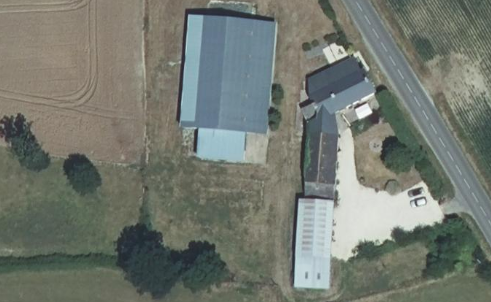
#> input picture MetaData/1.Real_Image/Photos/Photo7Files/7.png, 491 x 302 px
$ python main.py
#> lines starting #> are read from the running program, lines starting #| are printed output that depends on the picture; after the words box and inside, x2 and y2 are one past the last pixel; in counts of white or black regions, pixels touching at a corner belong together
#> further down, image is the input picture: shape (302, 491, 3); mean B, G, R 112, 120.8, 115.5
import cv2
import imutils
from scipy.spatial import distance as dist
from collections import OrderedDict
import numpy as np

class ColorLabeler:
    def __init__(self):
        # initialize the colors dictionary, containing the color
        # name as the key and the RGB tuple as the value
        colors = OrderedDict({
            "red": (255, 0, 0),
            "green": (0, 255, 0),
            "blue": (0, 0, 255)})
        # allocate memory for the L*a*b* image, then initialize
        # the color names list
        self.lab = np.zeros((len(colors), 1, 3), dtype="uint8")
        self.colorNames = []
        # loop over the colors dictionary
        for (i, (name, rgb)) in enumerate(colors.items()):
            # update the L*a*b* array and the color names list
            self.lab[i] = rgb
            self.colorNames.append(name)
        # convert the L*a*b* array from the RGB color space
        # to L*a*b*
        self.lab = cv2.cvtColor(self.lab, cv2.COLOR_RGB2LAB)

    # [20 lines left out: function label, not called in this run]


class ShapeDetector:
	def __init__(self):
		pass
	def detect(self, c, espilon):
		# initialize the shape name and approximate the contour
		shape = "unidentified"
		peri = cv2.arcLength(c, True)
		approx = cv2.approxPolyDP(c, espilon * peri, True)
				# if the shape is a triangle, it will have 3 vertices
		if len(approx) == 3:
			shape = "triangle"
		# if the shape has 4 vertices, it is either a square or
		# a rectangle
		elif len(approx) == 4:
			# compute the bounding box of the contour and use the
			# bounding box to compute the aspect ratio
			(x, y, w, h) = cv2.boundingRect(approx)
			ar = w / float(h)
			# a square will have an aspect ratio that is approximately
			# equal to one, otherwise, the shape is a rectangle
			shape = "square" if ar >= 0.95 and ar <= 1.05 else "rectangle"
		# if the shape is a pentagon, it will have 5 vertices
		elif len(approx) == 5:
			shape = "pentagon"
		elif len(approx) == 6:
			shape = "hexagon"
		elif len(approx) == 7:
			shape = "heptagon"
		# otherwise, we assume the shape is a circle
		else:
			shape = "circle"
		# return the name of the shape
		return shape,approx


def stackImages(scale,imgArray):
    rows = len(imgArray)
    cols = len(imgArray[0])
    rowsAvailable = isinstance(imgArray[0], list)
    width = imgArray[0][0].shape[1]
    height = imgArray[0][0].shape[0]
    if rowsAvailable:
        for x in range ( 0, rows):
            for y in range(0, cols):
                if imgArray[x][y].shape[:2] == imgArray[0][0].shape [:2]:
                    imgArray[x][y] = cv2.resize(imgArray[x][y], (0, 0), None, scale, scale)
                else:
                    imgArray[x][y] = cv2.resize(imgArray[x][y], (imgArray[0][0].shape[1], imgArray[0][0].shape[0]), None, scale,scale)
                if len(imgArray[x][y].shape) == 2: imgArray[x][y] = cv2.cvtColor(imgArray[x][y], cv2.COLOR_GRAY2BGR)
        imageBlank = np.zeros((height, width, 3), np.uint8)
        hor = [imageBlank]*rows
        hor_con = [imageBlank]*rows
        for x in range(0, rows):
            hor[x] = np.hstack(imgArray[x])
        ver = np.vstack(hor)
    else:
        for x in range(0, rows):
            if imgArray[x].shape[:2] == imgArray[0].shape[:2]:
                imgArray[x] = cv2.resize(imgArray[x], (0, 0), None, scale, scale)
            else:
                imgArray[x] = cv2.resize(imgArray[x], (imgArray[0].shape[1], imgArray[0].shape[0]), None, scale, scale)
            if len(imgArray[x].shape) == 2: imgArray[x] = cv2.cvtColor(imgArray[x], cv2.COLOR_GRAY2BGR)
        hor = np.hstack(imgArray)
        ver = hor
    return ver

def nothing(x) :
    pass

def imageCenter(image) :
    (h,w) = image.shape[:2]
    cv2.circle(image, (w//2, h//2), 7, (255, 0, 0), -1) #where w//2, h//2 are the required frame/image centeroid's XYcoordinates.

def pixel_color(img,x,y) :
    imgBGR = cv2.imread(img)
    imgHSV = cv2.cvtColor(imgBGR,cv2.COLOR_BGR2HSV)
    #in order B G R
    #img[row,column], row means y, column means x
    # b,g,r = imgBGR[int(y),int(x)]


    # print(r,g,b)
    h,s,v = imgHSV[int(y),int(x)]
    # print(h,s,v)

    low_white = np.array([0, 0, 200], np.uint8)     # [H, S, V]
    high_white = np.array([180, 30, 255], np.uint8)

    #red
    redLower = np.array([136,87,111], np.uint8)
    redUpper = np.array([180,255,255], np.uint8)


    #green
    greenLower = np.array([25,52,51], np.uint8)
    greenUpper = np.array([90,255,255], np.uint8)

    #blue
    blueLower = np.array([94,80,2], np.uint8)
    blueUpper = np.array([120,255,255], np.uint8)

    #yellow
    yellowLower = np.array([23,59,119], np.uint8)
    yellowUpper = np.array([54,255,255], np.uint8)

    #orange
    orangeLower = np.array([0,50,80], np.uint8)
    orangeUpper = np.array([20,255,255], np.uint8)

    #purple
    purpleLower = np.array([130,80,80], np.uint8)
    purpleUpper = np.array([150,255,255], np.uint8)

    whiteCheck = all([h,s,v] >= low_white) and all([h,s,v] <= high_white)
    redCheck = all([h,s,v] >= redLower) and all([h,s,v] <= redUpper)
    greenCheck = all([h,s,v] >= greenLower) and all([h,s,v] <= greenUpper)
    blueCheck = all([h,s,v] >= blueLower) and all([h,s,v] <= blueUpper)
    yellowCheck = all([h,s,v] >= yellowLower) and all([h,s,v] <= yellowUpper)
    orangeCheck = all([h,s,v] >= orangeLower) and all([h,s,v] <= orangeUpper)
    purpleCheck = all([h,s,v] >= purpleLower) and all([h,s,v] <= purpleUpper)

    if whiteCheck == 1:
        return "White"
    elif redCheck == 1:
        return "Red"
    elif greenCheck == 1:
        return "Green"
    elif blueCheck == 1:
        return "Blue"
    elif yellowCheck == 1:
         return "Yellow"
    elif orangeCheck == 1:
         return "Orange"
    elif purpleCheck == 1:
         return "Purple"
    else :
        return "No color"

def adjustBrightness(img, factor = 1.2):
#> called with factor = 1.2
    imgHsv = cv2.cvtColor(img,cv2.COLOR_BGR2HSV)
#> imgHsv: shape (302, 491, 3); mean H, S, V 52, 38, 124.3
    h,s,v = cv2.split(imgHsv)
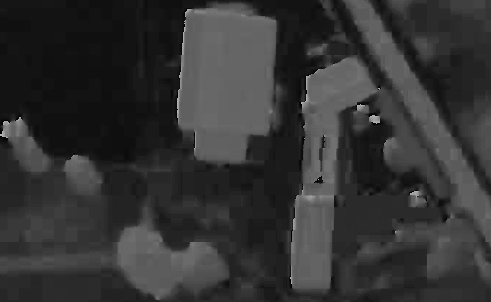
#> h: shape (302, 491); min 0, max 178, mean 52
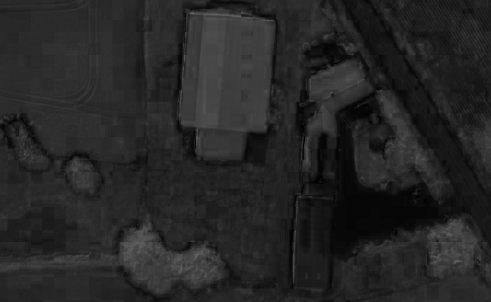
#> s: shape (302, 491); min 0, max 104, mean 38
    v = np.clip(v*factor, a_min = 0, a_max = 255).astype(np.uint8)
    imgHsv = cv2.merge([h,s,v])
#> imgHsv: shape (302, 491, 3); mean H, S, V 52, 38, 148.3
    return cv2.cvtColor(imgHsv,cv2.COLOR_HSV2BGR)

def ObjectLabeler(shape, color):
    if (color == "Green") and (shape == "circle"):
        return "Tree"
    elif (shape == "square") or (shape == "rectangle") or (shape == "pentagon") or ((shape == "hexagon")):
        return "House"
    else :
        return "Undefined Object"

    return "Undefined Object"


# [102 lines left out: function reduce_shadow, not called in this run]


#from the coodination potision of object, we calculate the angle between
#2 vectors, first vector is drone towards east,
#second vector is drone toward object as trigonomectric circle.
def PositionDetector(x,y):
    if x == 0 :
        #north
        if y > 0 :
            tanA = 99999
        #south
        elif y < 0 :
            tanA = -99999
        #center of photo
        else :
            tanA = 100000
    else :
        tanA = float(y/x)
    return tanA

def LightBalance(image) :
     image = cv2.equalizeHist(image)
     return image

def WriteName2File(fileName) :
    file.writelines("(scene " + fileName)
    file.write("\n")

def WriteNumbObjectInTotal(objectNumb) :
    file.write("\n")
    file.write("  (object's-number {})\n".format(objectNumb))
    #write end file
    file.write(")")

def WriteObj2File(objectType, color, shape, perimeter,rX,rY):
    file.write("\n")
    file.writelines("  (" + objectType + "\n")
    file.writelines("    (color " + "{})\n".format(color))
    file.write("    ({}\n".format(shape))
    file.write("      (perimeter {})\n".format(perimeter))
    file.write("      (coordinate ({},{}))\n".format(rX,rY))
    file.write("    )\n")
    file.write("  )\n")

# With photos who includes complex backgr, but color difference between backgr and object is clear.
# We can use this func to remove back-gr.
# Not effective with tooo bright or too dark photos
# [35 lines left out: function backgr_removal, not called in this run]

fileName = "7.png"
NumberOfObj = 0

image = cv2.imread(fileName)

imageOrigin = image.copy()

# image = reduce_shadow(image)
#open a file to write results
file = open("Real_data.sxp","w")
WriteName2File(fileName)

#adjust brightness
image = adjustBrightness(image)

#get two first value of img.shape array
(h,w) = image.shape[:2]
#> h = 302; w = 491


imgContour = image.copy()


#first parameter of this filter is spatial window radius
#If sp is small, only nearby pixels affect the result —
#   so smoothing is localized.
#If sp is large, even pixels farther away
#   (but with similar color) can be grouped —
#       leading to larger smoothed regions.
# Large sp parameter creates heavy calculation, slow calculation
#   ,so the computer could take a lot of time to calculate it.
#       Even the program crashes.


BackGrRmv_Or_ShiftFil = 0
if (BackGrRmv_Or_ShiftFil == 0) :
    filtered = cv2.pyrMeanShiftFiltering(image, 30, 45)
else :
    filtered = backgr_removal(image)

# applying different thresholding : START
# techniques on the input image
gray = cv2.cvtColor(filtered, cv2.COLOR_BGR2GRAY)

#Historical equalization
gray = LightBalance(gray)
#> in LightBalance, `image = cv2.equalizeHist(image)`:
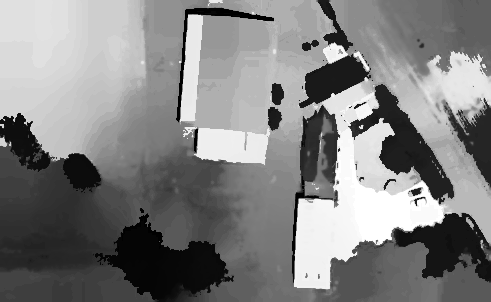
#> image: shape (302, 491); min 0, max 255, mean 129.3
# applying different thresholding : END

#canny edge detection
edges1 = cv2.Canny(image=filtered,threshold1 = 26,threshold2 = 192)
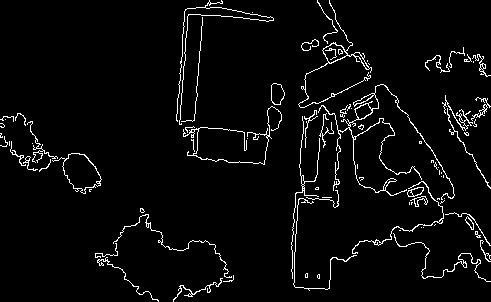
#> edges1: shape (302, 491); 3.9% white in thin lines or dots

#closing image :: END
#create variable for kernel trackbar

kernel = np.ones((3,3), np.uint8)
closing = cv2.morphologyEx(edges1, cv2.MORPH_CLOSE, kernel, iterations = 1)
#> closing: shape (302, 491); 5.6% white; 12 white regions (3 under 20 px)


# find contours in the thresholded image
cnts,hierarchy = cv2.findContours(closing, cv2.RETR_EXTERNAL,
    cv2.CHAIN_APPROX_SIMPLE)
#> cnts = 9 contours; largest, box (x1, y1, x2, y2) and area: (291, 84, 491, 291) 20328, (183, 83, 285, 165) 2833, (176, 0, 274, 125) 2504, (298, 0, 372, 108) 2444, (0, 113, 102, 194) 1676

# initialize the shape detector and color labeler
sd = ShapeDetector()
cl = ColorLabeler()

# loop over the contours
for c in cnts:

    #calculate contour area for removing small contour(noise)
    area = cv2.contourArea(c)
#> area = 370
    areaMin = 258

    areaMax = 5431

    Espilonx10000 = 100
    espilon = Espilonx10000/10000

    #put contour detection in a specific condition
    if (area > areaMin and area < areaMax): # and area < areaMax :
        # compute the center of the contour
        M = cv2.moments(c)
#> M = moments, m00 370, centre m10/m00, m01/m00 = (155.9, 262)
        cX = int((M["m10"] / M["m00"]) )
#> cX = 155
        cY = int((M["m01"] / M["m00"]) )
#> cY = 261

        #Real position compare to drone
        rX = cX - w/2
#> rX = -90.5
        rY = h/2 - cY
#> rY = -110

        # detect the shape of the contour and label the color
        (shape,approx) = sd.detect(c,espilon)
#> in detect, `peri = cv2.arcLength(c, True)`: peri = 899.6
#> in detect, `approx = cv2.approxPolyDP(c, espilon * peri, True)`: approx = contour of 17 points, box (x1, y1, x2, y2) (95, 208, 234, 302), area 464
#> shape = 'circle'

        color = pixel_color(fileName,cX,cY)
#> in pixel_color, `h,s,v = imgHSV[int(y),int(x)]`: h = 90; s = 65; v = 63
#> in pixel_color, `whiteCheck = all([h,s,v] >= low_white) and all([h,s,v] <= high_white)`: whiteCheck = False
#> in pixel_color, `greenCheck = all([h,s,v] >= greenLower) and all([h,s,v] <= greenUpper)`: greenCheck = True
#> in pixel_color, `blueCheck = all([h,s,v] >= blueLower) and all([h,s,v] <= blueUpper)`: blueCheck = False
#> color = 'Green'

        #object labeler
        object = ObjectLabeler(shape,color)
#> object = 'Tree'

        # multiply the contour (x, y)-coordinates by the resize ratio,
        # then draw the contours and the name of the shape and labeled
        # color on the image
        c = c.astype("float")
#> c = 402 rows, first 8: [140, 208], [140, 211], [142, 213], [142, 215], [141, 216], [140, 216], [139, 217], [139, 221]
        c = c.astype("int")
        text = "{} {}".format(color, shape)
#> text = 'Green circle'
        cv2.drawContours(imgContour, [approx], -1, (0, 255, 0), 2)

        cv2.putText(imgContour, text, (cX, cY),
            cv2.FONT_HERSHEY_PLAIN, 1, (255, 255, 0), 2)

        #Print the new coordination offset with center of image.
        cv2.putText(imgContour,"({},{})".format(rX,rY),(cX, cY+20),
            cv2.FONT_HERSHEY_PLAIN, 1, (255, 255, 0), 2)

        cv2.putText(imgContour, object, (cX, cY+40),
            cv2.FONT_HERSHEY_PLAIN, 1, (255, 255, 0), 2)
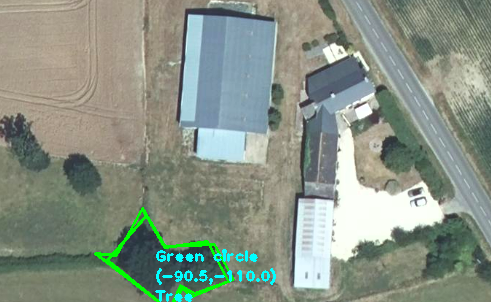
#> imgContour: shape (302, 491, 3); mean B, G, R 133.8, 146.8, 135.9

        cv2.putText(imgContour, " tanA={:.2f}".format(PositionDetector(rX,rY)), (cX, cY+60),
            cv2.FONT_HERSHEY_PLAIN, 1, (255, 255, 0), 2)
#> in PositionDetector, `tanA = float(y/x)`: tanA = 1.22

        #write results to file
        WriteObj2File(objectType=object,color=color,shape=shape,perimeter=area,rX=rX,rY=rY)
        NumberOfObj = NumberOfObj + 1

WriteNumbObjectInTotal(NumberOfObj)


# show the output image

imgStack = stackImages(1,([imageOrigin,gray,filtered],[edges1,closing,imgContour]))
#> in stackImages, `ver = np.vstack(hor)`:
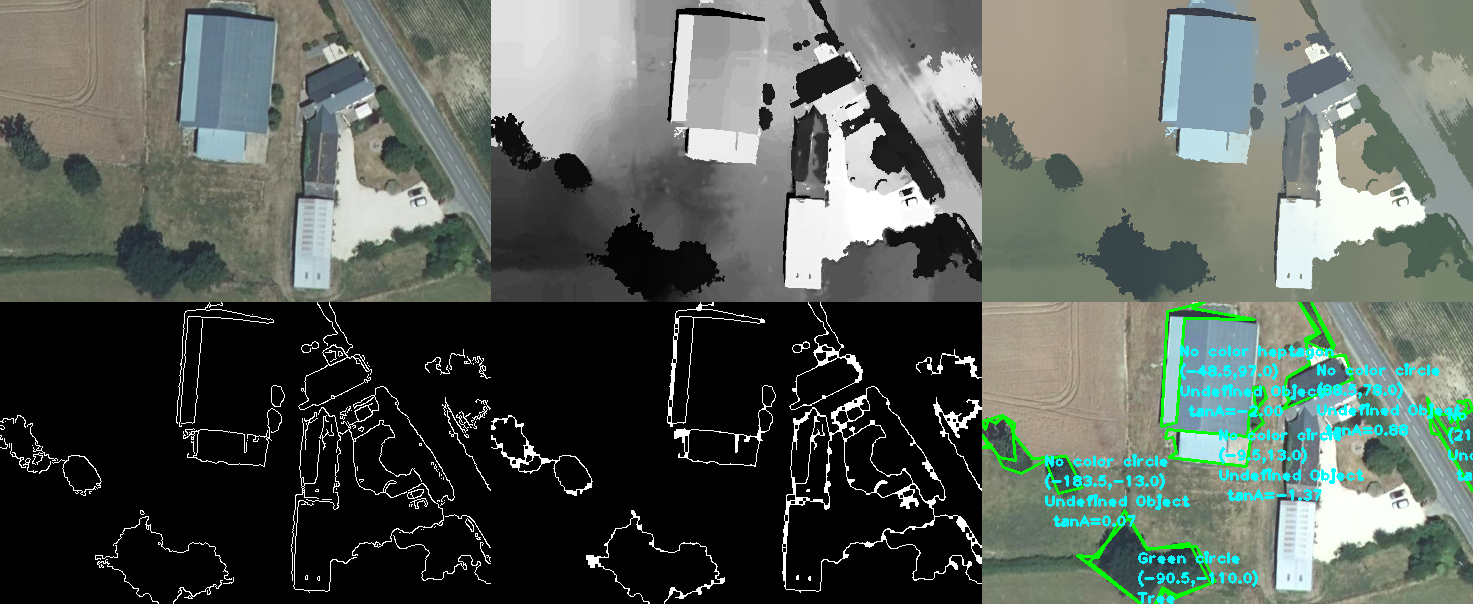
#> ver: shape (604, 1473, 3); mean of channels 0, 1, 2 89.6, 96.1, 88.3; drawn as B, G, R

cv2.imshow("ImageStack", imgStack)
cv2.imshow("Image",imgContour)
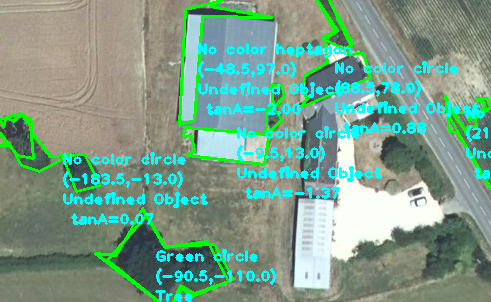
#> window 'Image': shape (302, 491, 3); mean B, G, R 137.9, 158.1, 122.9

file.close()

cv2.waitKey(0)
